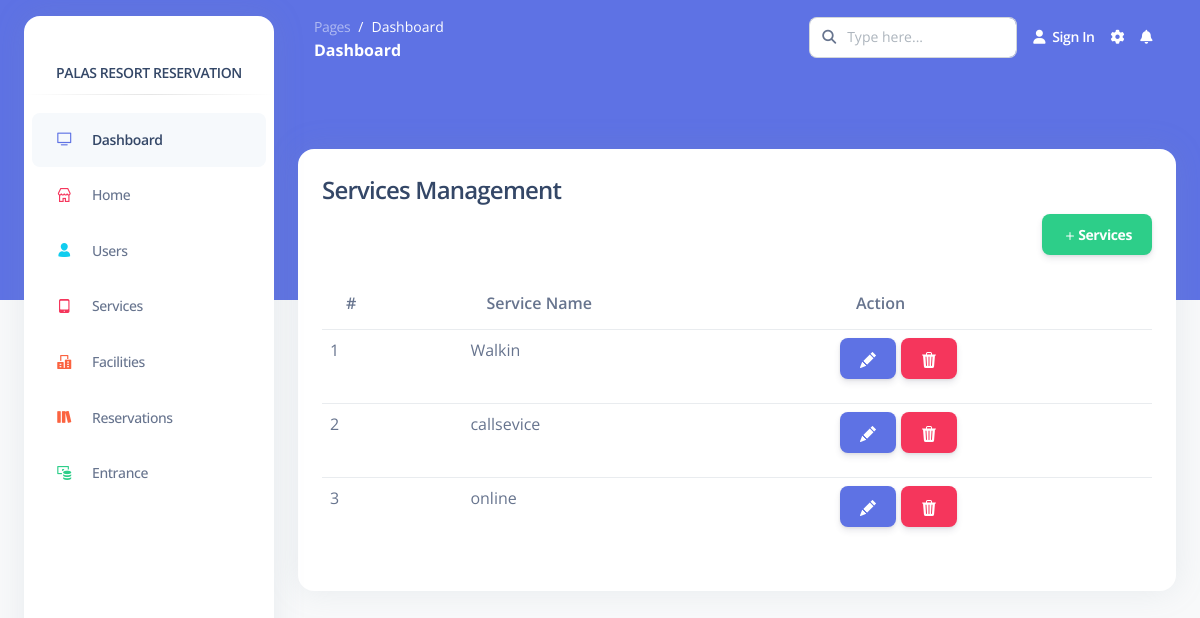
/Pages/admin/serviceManagement.php, run on an earlier commit of the app's database.
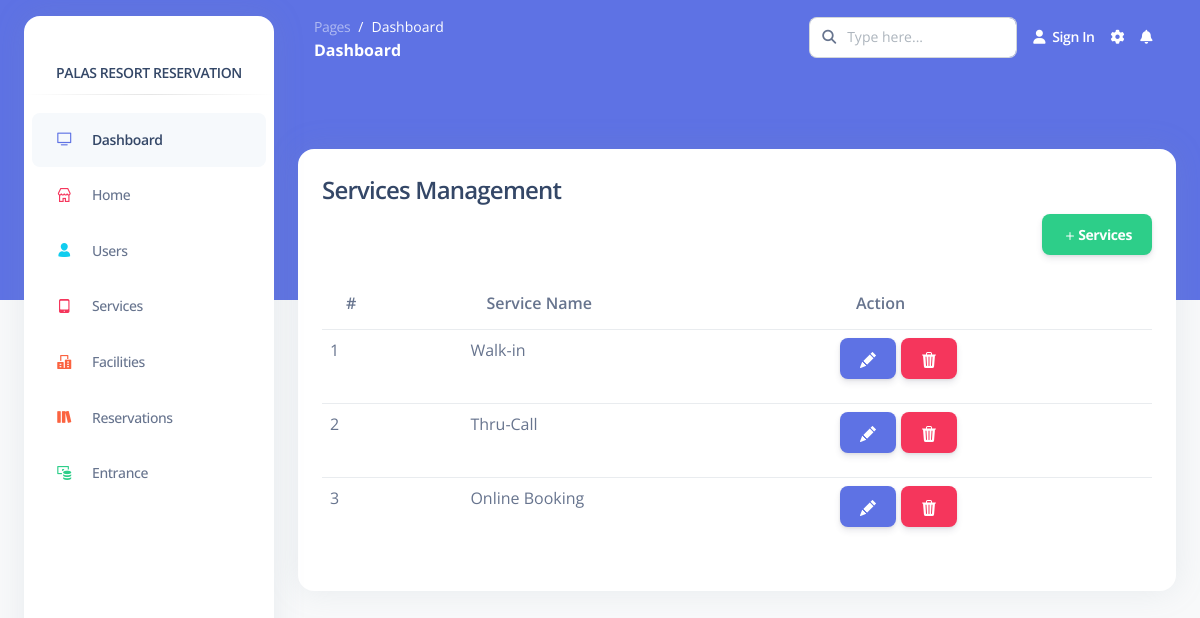
And on a later commit of the database.
### tables this page shows
CREATE TABLE `services` (
  `service_id` bigint(20) UNSIGNED NOT NULL,
  `service_name` varchar(255) NOT NULL
);

### Functions/InnovatechAPIFunctions.php (called while the page is built, shortened)
<?php
    class InnovatechAPIFunctions{
        private $servername='localhost';
        private $username='root';
        private $password='';
        private $dbname='palasresort';
        private $mysqli='';
        public function __construct(){
            $this->mysqli = new mysqli($this->servername,$this->username,$this->password,$this->dbname);
        }
        public function select($table,$rows="*",$where = null){
            if ($where != null) {
                $sql="SELECT $rows FROM $table WHERE $where";
            }else{
                $sql="SELECT $rows FROM $table";
            }
            $this->sql = $result = $this->mysqli->query($sql);
        }
    }
?>

### Pages/admin/serviceManagement.php (the view, shortened to what this page needs)
<?php include('page/head.php'); ?>
<?php include('page/sidebar.php'); ?>
<main class="main-content position-relative border-radius-lg ">
      <?php include('page/navigationbar.php'); ?>
        <div class="container-fluid py-4">
            <div class="card" style="margin-top:50px;">
              <div class="card-body">
                  <div class="card-title">
                    <h4 class="card-title">Services Management</h4>
                    <div class="d-flex flex-row-reverse">
                      <button type="button" class="btn btn-success" data-bs-toggle="modal" data-bs-target="#exampleModal">
                      <svg xmlns="http://www.w3.org/2000/svg" width="16" height="16" fill="currentColor" class="bi bi-plus" viewBox="0 0 16 16">
                        <path d="M8 4a.5.5 0 0 1 .5.5v3h3a.5.5 0 0 1 0 1h-3v3a.5.5 0 0 1-1 0v-3h-3a.5.5 0 0 1 0-1h3v-3A.5.5 0 0 1 8 4z"/>
                      </svg>Services
                     </button>
                    </div>
                  </div>
                  <table class="table table-hover">
                    <thead>
                      <tr>
                        <th scope="col">#</th>
                        <th scope="col">Service Name</th>
                        <th scope="col">Action</th>
                      </tr>
                    </thead>
                    <tbody>
                    <tbody>
                      <?php
                          include('../../Functions/InnovatechAPIFunctions.php');
                          $newAPIFunctions = new InnovatechAPIFunctions();
                          $newAPIFunctions->select("services","*");
                          $serviceLists = $newAPIFunctions->sql;
                          $index = 1;
                          while ($data = mysqli_fetch_assoc($serviceLists)){
                      ?>
                          <tr>
                              <td><?php echo $index; ?></td>
                              <td class="text-wrap"><?php echo $data["service_name"]; ?></td>
                              <td><button style="margin-right:5px;" type="button" class="btn btn-primary" id="edit" data-id="<?php echo $data['service_id']; ?>">
                            </button><button type="button" class="btn btn-danger" data-id="<?php echo $data['service_id']; ?>" id="delete"></button></td>
                          </tr>
                          <?php $index++; } ?>
                    </tbody>
                  </table>
              </div>
            </div>
        </div>
</main>
<?php include('page/scripts.php'); ?>

What changed in the data, as far as the page shows it:
changed services: service_name "Walkin" → "Walk-in"
changed services: service_name "callsevice" → "Thru-Call"
changed services: service_name "online" → "Online Booking"
